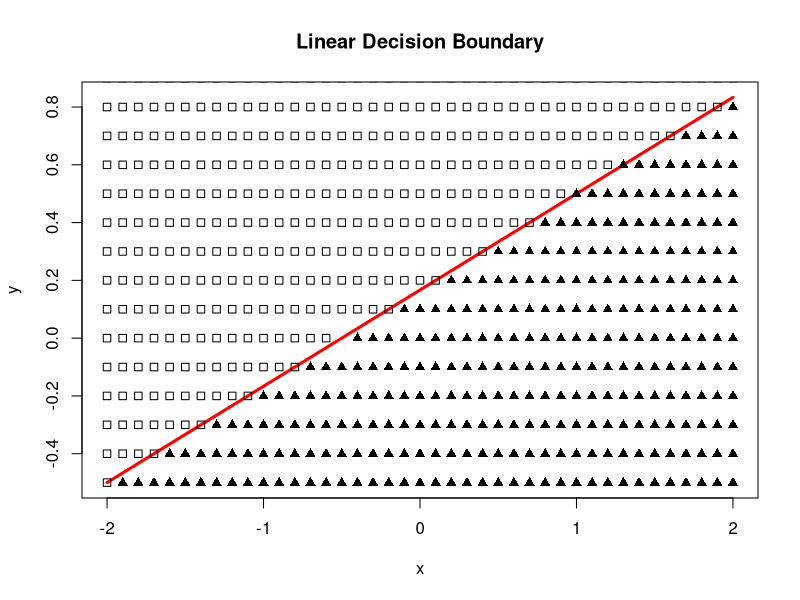
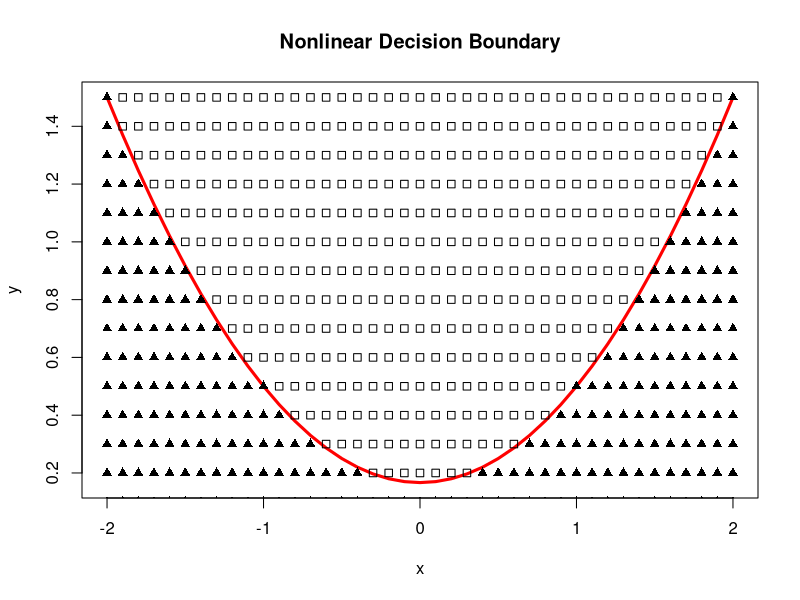

Generate these figures, in order, with R:
meshgrid = function(xgrid, ygrid)
{
   xmat = outer(xgrid, ygrid*0, FUN="+")
   ymat = outer(xgrid*0, ygrid, FUN="+")
   return(list(x=xmat, y=ymat))
}

linearboundary_example = function()
{
   #parameters of a hyperplane
   a = 0.1
   b = -0.3
   c = 0.05
   inc = 0.1

   #compute some points on the hyperplane
   x = seq(-2, 2, by=inc)
   y = -(1/b)*(a*x + c)

   #plot hyperplane (decision boundary)
   plot(x, y, type="l", col="red", lwd=3, main="Linear Decision Boundary")

   #create a grid of points surrounding the decision boundary
   xseq = x
   yseq = seq(-2, 2, by=inc)
   mgrid = meshgrid(xseq, yseq)
   xgrid = mgrid$x
   ygrid = mgrid$y
   
   #compute the margin at each point in the grid
   z = a*xgrid + b*ygrid + c

   #compute the class of each point by the sign of it's margin
   zcls = sign(z)
   cls1_index = zcls == -1
   cls2_index = zcls == 1

   #plot the grid of points by class
   points(xgrid[cls1_index], ygrid[cls1_index], pch=0)
   points(xgrid[cls2_index], ygrid[cls2_index], pch=17)
}

nonlinearboundary_example1 = function()
{
   #parameters of a hyperplane
   a = 0.1
   b = -0.3
   c = 0.05
   inc = 0.1

   #compute some points on the hyperplane
   x = seq(-2, 2, by=inc)
   y = -(1/b)*(a*x^2 + c)

   #plot hyperplane (decision boundary)
   plot(x, y, type="l", col="red", lwd=3, main="Nonlinear Decision Boundary")

   #create a grid of points surrounding the decision boundary
   xseq = x
   yseq = seq(-2, 2, by=inc)
   mgrid = meshgrid(xseq, yseq)
   xgrid = mgrid$x
   ygrid = mgrid$y
   
   #compute the margin at each point in the grid
   z = a*xgrid^2 + b*ygrid + c

   #compute the class of each point by the sign of it's margin
   zcls = sign(z)
   cls1_index = zcls == -1
   cls2_index = zcls == 1

   #plot the grid of points by class
   points(xgrid[cls1_index], ygrid[cls1_index], pch=0)
   points(xgrid[cls2_index], ygrid[cls2_index], pch=17)
}

nonlinearboundary_example2 = function()
{
	
   #for this boundary, there is no easy analytical
   #solution in the form y = f(x), so we have to
   #compute it using a brute force method
	
   a = -0.5
   b = -0.2
   c = 0.05	
	
   #create a dense grid of points to evaluate
   inc = 0.005;
   xseq = seq(-2, 2, by=inc)
   yseq = seq(-2, 2, by=inc)
   mgrid = meshgrid(xseq, yseq)
   x = mgrid$x
   y = mgrid$y
   z = a*x^2 + b*y^3*x + c*cos(y)*sin(x)
	
   #find points that are "close enough" to zero
   zthresh = 1e-3
   zindx = abs(z) < zthresh
   
   xb = x[zindx]
   yb = y[zindx]
   
   #plot hyperplane (decision boundary)
   plot(xb, yb, type="p", col="red", , lwd=1, pch=1, main="Nonlinear Decision Boundary", xlim=c(-2, 2), ylim=c(-2, 2))
   
   #clear up all that memory!
   rm(x, y, z, xb, yb, zindx)
   
   #create a grid of points surrounding the decision boundary
   inc = 0.1
   xseq = seq(-2, 2, by=inc)
   yseq = seq(-2, 2, by=inc)
   mgrid = meshgrid(xseq, yseq)
   xgrid = mgrid$x
   ygrid = mgrid$y
   
   #compute the margin at each point in the grid
   z = a*xgrid^2 + b*ygrid^3*xgrid + c*cos(ygrid)*sin(xgrid)
	
   #compute the class of each point by the sign of it's margin
   zcls = sign(z)
   cls1_index = zcls == -1
   cls2_index = zcls == 1

   #plot the grid of points by class
   points(xgrid[cls1_index], ygrid[cls1_index], pch=0)
   points(xgrid[cls2_index], ygrid[cls2_index], pch=17)
}




linearboundary_example()

X11()

nonlinearboundary_example1()

#this one might take a long time...
#X11()
#nonlinearboundary_example2()

